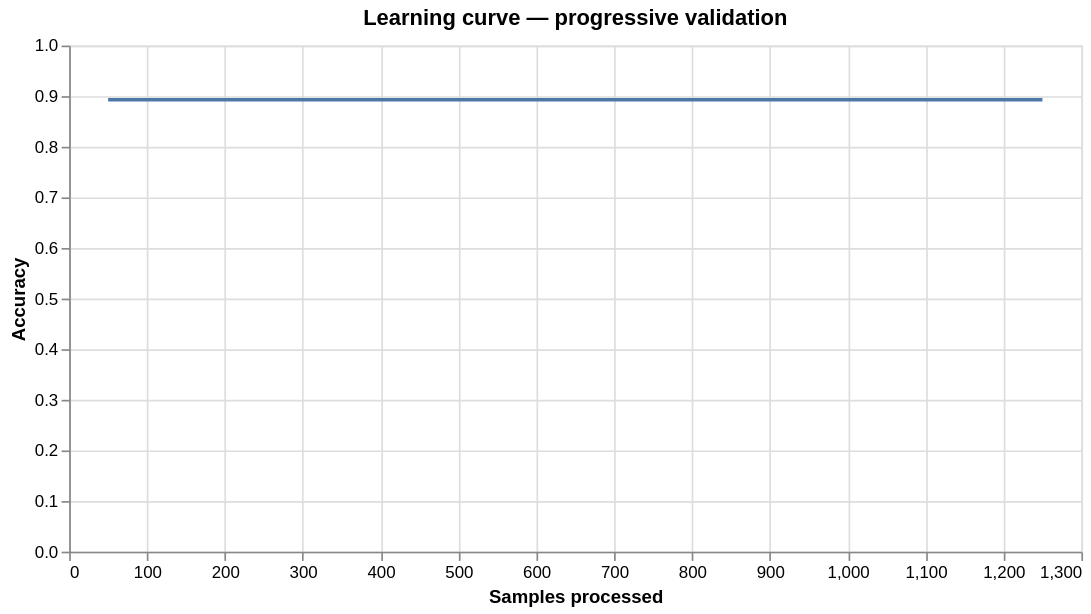

Write notebook code for a chart like this one.
### Code cell
import altair as alt
import pandas as pd

steps = [c["Step"] for c in checkpoints]
accs = [c["Accuracy"].get() for c in checkpoints]

df = pd.DataFrame({
    "Samples processed": steps,
    "Accuracy": accs
})

alt.Chart(df).mark_line().encode(
    x=alt.X("Samples processed", title="Samples processed"),
    y=alt.Y("Accuracy", scale=alt.Scale(domain=[0, 1]), title="Accuracy")
).properties(
    title="Learning curve — progressive validation",
    width=600,
    height=300
).interactive()

### Figure 1 — Vega-Lite specification as saved in the notebook (floating-point values rounded to 4 significant figures)
{"config": {"view": {"continuousWidth": 300, "continuousHeight": 300}}, "data": {"name": "data-f1e043ba18bb0d2dcfef94001cd5a940"}, "mark": {"type": "line"}, "encoding": {"x": {"field": "Samples processed", "title": "Samples processed", "type": "quantitative"}, "y": {"field": "Accuracy", "scale": {"domain": [0, 1]}, "title": "Accuracy", "type": "quantitative"}}, "height": 300, "params": [{"name": "param_1e9efca18e7a2868", "select": {"type": "interval", "encodings": ["x", "y"]}, "bind": "scales"}], "title": "Learning curve — progressive validation", "width": 600, "$schema": "https://vega.github.io/schema/vega-lite/v6.1.0.json", "datasets": {"data-f1e043ba18bb0d2dcfef94001cd5a940": [{"Samples processed": 50, "Accuracy": 0.8928}, {"Samples processed": 100, "Accuracy": 0.8928}, {"Samples processed": 150, "Accuracy": 0.8928}, {"Samples processed": 200, "Accuracy": 0.8928}, {"Samples processed": 250, "Accuracy": 0.8928}, {"Samples processed": 300, "Accuracy": 0.8928}, {"Samples processed": 350, "Accuracy": 0.8928}, {"Samples processed": 400, "Accuracy": 0.8928}, {"Samples processed": 450, "Accuracy": 0.8928}, {"Samples processed": 500, "Accuracy": 0.8928}, {"Samples processed": 550, "Accuracy": 0.8928}, {"Samples processed": 600, "Accuracy": 0.8928}, {"Samples processed": 650, "Accuracy": 0.8928}, {"Samples processed": 700, "Accuracy": 0.8928}, {"Samples processed": 750, "Accuracy": 0.8928}, {"Samples processed": 800, "Accuracy": 0.8928}, {"Samples processed": 850, "Accuracy": 0.8928}, {"Samples processed": 900, "Accuracy": 0.8928}, {"Samples processed": 950, "Accuracy": 0.8928}, {"Samples processed": 1000, "Accuracy": 0.8928}, {"Samples processed": 1050, "Accuracy": 0.8928}, {"Samples processed": 1100, "Accuracy": 0.8928}, {"Samples processed": 1150, "Accuracy": 0.8928}, {"Samples processed": 1200, "Accuracy": 0.8928}, {"Samples processed": 1250, "Accuracy": 0.8928}]}}
